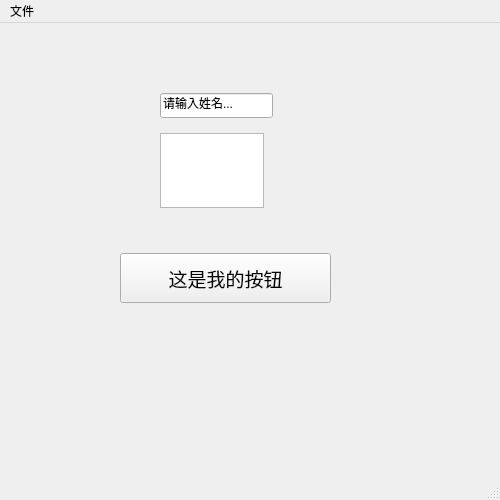
<?xml version="1.0" encoding="UTF-8"?>
<ui version="4.0">
 <class>MainWindow</class>
 <widget class="QMainWindow" name="MainWindow">
  <property name="geometry">
   <rect>
    <x>0</x>
    <y>0</y>
    <width>500</width>
    <height>500</height>
   </rect>
  </property>
  <property name="windowTitle">
   <string>MainWindow</string>
  </property>
  <widget class="QWidget" name="centralwidget">
   <widget class="QPushButton" name="pb_text">
    <property name="geometry">
     <rect>
      <x>120</x>
      <y>230</y>
      <width>211</width>
      <height>50</height>
     </rect>
    </property>
    <property name="font">
     <font>
      <family>楷体</family>
      <pointsize>14</pointsize>
      <italic>false</italic>
      <bold>false</bold>
      <underline>false</underline>
     </font>
    </property>
    <property name="text">
     <string>这是我的按钮</string>
    </property>
   </widget>
   <widget class="QLineEdit" name="lineEdit">
    <property name="geometry">
     <rect>
      <x>160</x>
      <y>70</y>
      <width>113</width>
      <height>25</height>
     </rect>
    </property>
    <property name="text">
     <string>请输入姓名...</string>
    </property>
   </widget>
   <widget class="QTextEdit" name="textEdit">
    <property name="geometry">
     <rect>
      <x>160</x>
      <y>110</y>
      <width>104</width>
      <height>75</height>
     </rect>
    </property>
   </widget>
  </widget>
  <widget class="QMenuBar" name="menubar">
   <property name="geometry">
    <rect>
     <x>0</x>
     <y>0</y>
     <width>500</width>
     <height>26</height>
    </rect>
   </property>
   <widget class="QMenu" name="menu">
    <property name="title">
     <string>文件</string>
    </property>
    <addaction name="action"/>
    <addaction name="action_2"/>
   </widget>
   <addaction name="menu"/>
  </widget>
  <widget class="QStatusBar" name="statusbar"/>
  <action name="action">
   <property name="text">
    <string>新建</string>
   </property>
  </action>
  <action name="action_2">
   <property name="text">
    <string>开始</string>
   </property>
  </action>
 </widget>
 <resources/>
 <connections/>
</ui>
